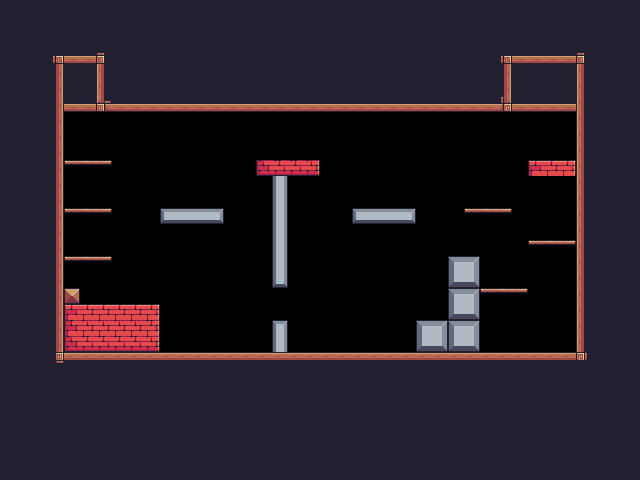

This is a level from a 2D game, rendered from its Tiled map with the project's own tilesets. A one-line summary and the complete map file follow:
An orthogonal 40x30 tile map with 16x16 px tiles, 1 tile layer (Background) and 31 objects (5x Number, 4x Platform, 2x Text, Checkpoint, Player, ...).

<map version="1.10" tiledversion="1.10.2" orientation="orthogonal" renderorder="right-down" width="40" height="30" tilewidth="16" tileheight="16" infinite="0" nextlayerid="4" nextobjectid="78">
 <tileset firstgid="1" source="Pixel Adventure.tsx" />
 <layer id="1" name="Background" width="40" height="30">
  <data encoding="csv">
112,112,112,112,112,112,112,112,112,112,112,112,112,112,112,112,112,112,112,112,112,112,112,112,112,112,112,112,112,112,112,112,112,112,112,112,112,112,112,112,
112,112,112,112,112,112,112,112,112,112,112,112,112,112,112,112,112,112,112,112,112,112,112,112,112,112,112,112,112,112,112,112,112,112,112,112,112,112,112,112,
112,112,112,112,112,112,112,112,112,112,112,112,112,112,112,112,112,112,112,112,112,112,112,112,112,112,112,112,112,112,112,112,112,112,112,112,112,112,112,112,
200,200,200,92,134,134,93,24,24,24,24,24,24,24,24,24,24,24,24,24,24,24,24,24,24,112,112,112,112,112,112,92,134,134,134,134,93,24,200,200,
200,200,200,113,24,24,111,24,24,24,24,24,24,24,24,24,24,24,24,24,24,24,24,24,24,24,24,24,24,24,24,113,24,24,24,24,111,24,200,200,
200,200,200,113,24,24,111,24,24,24,24,24,24,24,24,24,24,24,24,24,24,24,24,24,24,24,24,24,24,24,24,113,24,24,24,24,111,24,200,200,
200,200,200,113,134,134,133,134,134,134,134,134,134,134,134,134,134,134,134,134,134,134,134,134,134,134,134,134,134,134,134,135,134,134,134,134,111,200,200,200,
200,200,200,113,0,0,0,0,0,0,0,0,0,0,0,0,0,0,0,0,0,0,0,0,0,0,0,0,0,0,0,0,0,0,0,0,111,200,200,200,
200,200,200,113,0,0,0,0,0,0,0,0,0,0,0,0,0,0,0,0,0,0,0,0,0,0,0,0,0,0,0,0,0,0,0,0,111,200,200,200,
200,200,200,113,0,0,0,0,0,0,0,0,0,0,0,0,0,0,0,0,0,0,0,0,0,0,0,0,0,0,0,0,0,0,0,0,111,200,200,200,
200,200,200,113,40,41,42,0,0,0,0,0,0,0,0,0,150,151,151,152,0,0,0,0,0,0,0,0,0,0,44,44,0,106,107,108,111,200,200,200,
200,200,200,113,0,0,0,0,0,0,0,0,0,0,0,0,0,126,0,0,0,0,0,0,0,0,0,0,0,0,0,44,0,0,0,0,111,200,200,200,
200,200,200,113,0,0,0,0,0,0,0,0,0,0,0,0,0,126,0,0,0,0,0,0,0,0,0,0,44,44,44,44,44,0,0,0,111,200,200,200,
200,200,200,113,40,41,42,0,0,0,101,102,102,103,44,44,44,126,0,0,0,0,101,102,102,103,0,0,0,40,41,42,66,66,66,0,111,200,200,200,
200,200,200,113,0,0,0,0,0,0,0,0,0,0,0,0,0,126,0,0,0,0,0,0,0,0,0,0,0,0,0,0,0,0,0,0,111,200,200,200,
200,200,200,113,0,0,0,0,0,0,0,0,0,0,0,0,0,126,0,0,0,66,66,66,66,66,66,44,44,0,0,0,0,40,41,42,111,200,200,200,
200,200,200,113,40,41,42,0,0,0,0,0,0,0,0,0,0,126,0,0,0,66,66,66,66,66,66,66,124,125,144,144,144,144,0,0,111,200,200,200,
200,200,200,113,0,0,0,0,0,0,0,0,0,0,0,0,0,148,0,0,0,66,66,66,66,66,66,44,146,147,144,144,144,144,0,0,111,200,200,200,
200,200,200,113,35,0,0,0,0,0,0,0,0,0,0,0,0,55,0,0,0,66,66,66,66,66,66,44,124,125,40,41,42,166,0,0,111,200,200,200,
200,200,200,113,106,107,107,107,107,108,0,0,0,0,0,0,0,0,0,0,0,66,66,66,66,66,44,44,146,147,44,44,44,44,0,0,111,200,200,200,
200,200,200,113,128,129,129,129,129,130,0,0,0,0,0,0,0,104,0,0,0,66,66,66,66,66,124,125,124,125,44,44,44,44,0,0,111,200,200,200,
200,200,200,113,150,151,151,151,151,152,0,0,0,0,0,0,0,126,0,144,0,66,66,66,66,66,146,147,146,147,44,44,44,44,44,0,111,200,200,200,
200,200,200,114,90,90,90,90,90,90,90,90,90,90,90,90,90,90,90,90,90,90,90,90,90,90,90,90,90,90,90,90,90,90,90,90,115,200,200,200,
200,200,200,200,200,200,200,200,200,200,200,200,200,200,200,200,200,200,200,200,200,200,200,200,200,200,200,200,200,200,200,200,200,200,200,200,200,200,200,200,
200,200,200,200,200,200,200,200,200,200,200,200,200,200,200,200,200,200,200,200,200,200,200,200,200,200,200,200,200,200,200,200,200,200,200,200,200,200,200,200,
200,200,200,200,200,200,200,200,200,200,200,200,200,200,200,200,200,200,200,200,200,200,200,200,200,200,200,200,200,200,200,200,200,200,200,200,200,200,200,200,
112,112,112,112,112,112,112,112,112,112,112,112,112,112,112,112,112,112,112,112,112,112,112,112,112,112,112,112,112,112,112,112,112,112,112,112,112,112,112,112,
112,112,112,112,112,112,112,112,112,112,112,112,112,112,112,112,112,112,112,112,112,112,112,112,112,112,112,112,112,112,112,112,112,112,112,112,112,112,112,112,
112,112,112,112,112,112,112,112,112,112,112,112,112,112,112,112,112,112,112,112,112,112,112,112,112,112,112,112,112,112,112,112,112,112,112,112,112,112,112,112,
112,112,112,112,112,112,112,112,112,112,112,112,112,112,112,112,112,112,112,112,112,112,112,112,112,112,112,112,112,112,112,112,112,112,112,112,112,112,112,112
</data>
 </layer>
 <objectgroup id="2" name="collisions">
  <object id="29" x="48" y="96" width="16" height="272" />
  <object id="30" x="64" y="96" width="528" height="16" />
  <object id="31" x="576" y="112" width="16" height="256" />
  <object id="32" x="64" y="352" width="512" height="16" />
  <object id="33" x="64" y="288" width="16" height="16" />
  <object id="34" x="64" y="304" width="96" height="48" />
  <object id="35" x="160" y="208" width="64" height="16" />
  <object id="39" type="Platform" x="464" y="208" width="48" height="16" />
  <object id="40" type="Platform" x="64" y="208" width="48" height="16" />
  <object id="41" type="Platform" x="64" y="160" width="48" height="16" />
  <object id="42" type="Platform" x="64" y="256" width="48" height="16" />
  <object id="43" x="256" y="160" width="64" height="16" />
  <object id="44" x="528" y="160" width="48" height="16" />
  <object id="64" x="480" y="288" width="48" height="16" />
  <object id="65" x="416" y="320" width="64" height="32" />
  <object id="66" x="352" y="208" width="64" height="16" />
  <object id="71" x="272" y="176" width="16" height="112" />
  <object id="72" x="272" y="320" width="16" height="32" />
  <object id="76" x="528" y="240" width="48" height="16" />
  <object id="77" x="448" y="256" width="32" height="64" />
 </objectgroup>
 <objectgroup id="3" name="Spawnpoints">
  <object id="56" type="Checkpoint" x="528" y="304" width="48" height="48">
   <properties>
    <property name="enableValue" type="int" value="5" />
   </properties>
  </object>
  <object id="57" name="1" type="Number" x="80" y="128" width="16" height="16">
   <properties>
    <property name="value" type="int" value="1" />
   </properties>
  </object>
  <object id="59" name="2" type="Number" x="288" y="128" width="16" height="16">
   <properties>
    <property name="value" type="int" value="2" />
   </properties>
  </object>
  <object id="60" name="3" type="Number" x="544" y="128" width="16" height="16">
   <properties>
    <property name="value" type="int" value="3" />
   </properties>
  </object>
  <object id="61" name="4" type="Number" x="80" y="272" width="16" height="16">
   <properties>
    <property name="value" type="int" value="4" />
   </properties>
  </object>
  <object id="62" name="5" type="Number" x="384" y="176" width="16" height="16">
   <properties>
    <property name="value" type="int" value="5" />
   </properties>
  </object>
  <object id="63" name="Player" type="Player" x="128" y="240" width="32" height="32" />
  <object id="67" type="Goal" x="64" y="64" width="32" height="32">
   <properties>
    <property name="value" value="Apple" />
   </properties>
  </object>
  <object id="68" name=" - Collect it" type="Text" x="112" y="64" width="80" height="32">
   <text wrap="1" color="#ffffff" valign="center"> - Collect it!</text>
  </object>
  <object id="69" name="Time" type="Text" x="464" y="64" width="39" height="32">
   <text wrap="1" color="#ffffff" valign="center">Time</text>
  </object>
  <object id="70" type="Time" x="512" y="64" width="64" height="32">
   <text wrap="1" color="#ffffff" halign="center" valign="center">00:00</text>
  </object>
 </objectgroup>
</map>
